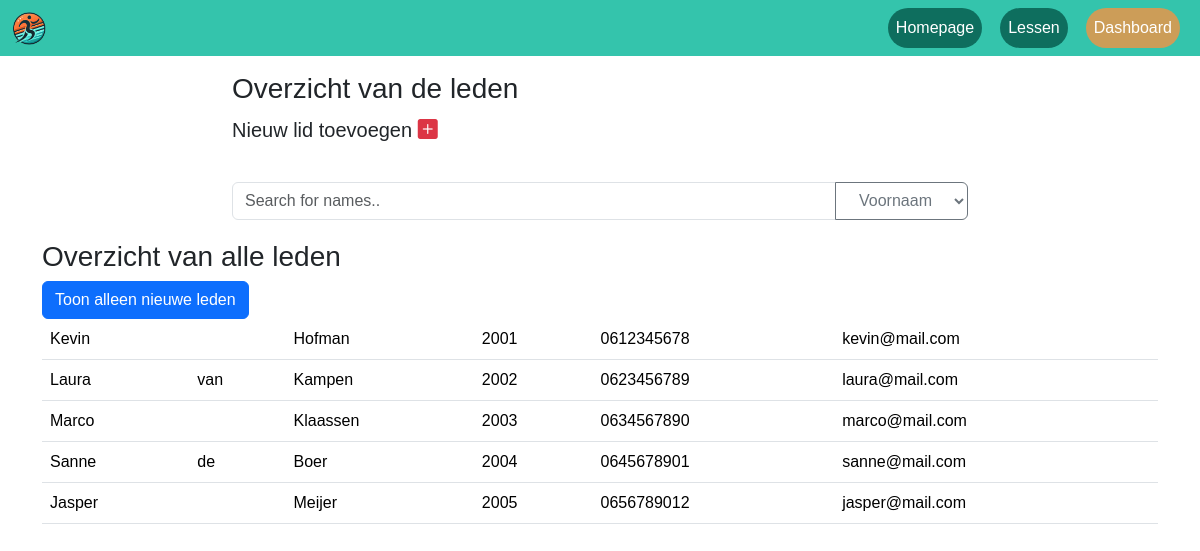
Page /leden/Leden.php on the committed database.
### tables this page shows
CREATE TABLE Lid (
    Id                 INT             NOT NULL AUTO_INCREMENT,
    Voornaam           VARCHAR(50)     NOT NULL,
    Tussenvoegsel      VARCHAR(10)     DEFAULT NULL,
    Achternaam         VARCHAR(50)     NOT NULL,
    Relatienummer      MEDIUMINT       NOT NULL,
    Mobiel             VARCHAR(20)     NOT NULL,
    Email              VARCHAR(100)    NOT NULL,
    DatumInschrijving  TIMESTAMP       DEFAULT CURRENT_TIMESTAMP,
    IsActief           BIT             NOT NULL DEFAULT 1,
    Opmerking          VARCHAR(250)    DEFAULT NULL,
    DatumAangemaakt    DATETIME(6)     NOT NULL,
    DatumGewijzigd     DATETIME(6)     NOT NULL,
    CONSTRAINT PK_Lid_Id PRIMARY KEY (Id)
);

### leden/Leden.php (the view, shortened to what this page needs)
<?php
    include('../DB/config.php');
    $dsn = "mysql:host=$dbHost;
            dbname=$dbName;
            charset=UTF8";
    $pdo = new PDO($dsn, $dbUser, $dbPass);
    $filter = isset($_GET['filter']) && $_GET['filter'] == 'new';
    $sql = "SELECT  LID.Id
                   ,LID.Voornaam
                   ,LID.Tussenvoegsel
                   ,LID.Achternaam
                   ,LID.Relatienummer
                   ,LID.Mobiel
                   ,LID.Email
            FROM Lid AS LID";
    $statement = $pdo->prepare($sql);
    $statement->execute();
    $result = $statement->fetchAll(PDO::FETCH_OBJ);
?>
<!DOCTYPE html>
<html lang="en">
<head>
    <link href="https://cdn.jsdelivr.net/npm/bootstrap@5.3.3/dist/css/bootstrap.min.css" rel="stylesheet"
>
    <link rel="stylesheet" href="../style.css">
    <link rel="stylesheet" href="https://cdn.jsdelivr.net/npm/bootstrap-icons@1.11.3/font/bootstrap-icons.min.css">
</head>
<body>
    <nav class="navbar navbar-expand-lg navbar-custom sticky">
        <div class="container-fluid">
            <ul>
                <li>
                    <img src="../Image/Logo.png" alt="logo" class="logo">
                </li>
            </ul>
            <ul class="navbar-nav">
                <li class="nav-item">
                    <a class="nav-link" href="../index.html">Homepage</a>
                </li>
                <li class="nav-item">
                    <a class="nav-link" href="../gebruikerslessen/lessen.php">Lessen</a>
                </li>
                <li class="nav-item">
                    <a class="nav-link active" href="../dashboard/dashboard.html">Dashboard</a>
                </li>
            </ul>
        </div>
    </nav>
    <div class="container">
        <div class="row mb-1 ">
            <div class="col-2"></div>
            <div class="col-8 title"><h3>Overzicht van de leden</h3></div>
            <div class="col-2"></div>
        </div>
    </div>
    <div class="container">
        <div class="row mb-3">
            <div class="col-2"></div>
            <div class="col-8">
              <h5>Nieuw lid toevoegen
                  <a href="create.php">
                    <i class="bi bi-plus-square-fill text-danger"></i>
                  </a>
              </h5>
            </div>
            <div class="col-2"></div>
        </div>
    </div>
    <div class="container">
        <div class="row mb-1 ">
            <div class="col-2"></div>
            <div class="col-8 title">
                <div class="input-group mb-3">
                    <input type="text" id="myInput" onkeyup="myFunction()" placeholder="Search for names.." class="form-control">
                    <select id="myInputType" class="btn btn-outline-secondary dropdown-toggle       ">
                        <option value="0" selected>Voornaam</option>
                    </select>
                </div>
            </div>
            <div class="col-2"></div>
        </div>
    </div>
    <div class="container">
    <h3 id="pageTitle"><?= $filter ? 'Nieuwe leden van deze maand' : 'Overzicht van alle leden' ?></h3>
    <button id="toggleFilter" class="btn btn-primary">Toon alleen nieuwe leden</button>
    <table class="table">
        <tbody>
            <?php foreach ($result as $Lid) : ?>
                <tr>
                    <td><?= htmlspecialchars($Lid->Voornaam) ?></td>
                    <td><?= htmlspecialchars($Lid->Tussenvoegsel ?? '', ENT_QUOTES, 'UTF-8') ?></td>
                    <td><?= htmlspecialchars($Lid->Achternaam) ?></td>
                    <td><?= htmlspecialchars($Lid->Relatienummer) ?></td>
                    <td><?= htmlspecialchars($Lid->Mobiel) ?></td>
                    <td><?= htmlspecialchars($Lid->Email) ?></td>
                </tr>
            <?php endforeach ?>
        </tbody>
    </table>
</div>
</body>
</html>

### style.css (style rules this page uses)
html, body { margin: 0; padding: 0; font-family: 'Verdana', sans-serif; }
.navbar-custom { background-color: #34C4AC; }
.nav-link { color: white !important; padding: 8px 16px; border-radius: 50px; background: rgba(2, 82, 69, 0.75); margin-right: 0.5rem }
.nav-link.active { background: rgba(255, 144, 60, 0.75); color: white !important; }
.sticky { position: sticky; top: 0; z-index: 1020; }
.logo { height: 35px; }
ul { list-style-type: none; margin: 0; padding: 0; }
.navbar-custom .container-fluid { display: flex; justify-content: space-between; align-items: center; flex-wrap: nowrap; }
.navbar-nav { display: flex; flex-direction: row; gap: 10px; flex-wrap: nowrap; }
.title { margin-top: 1em; }

### rows in the picture
lid: Voornaam "Kevin", Achternaam "Hofman", Relatienummer "2001", Mobiel "0612345678", Email "kevin@mail.com"
lid: Voornaam "Laura", Tussenvoegsel "van", Achternaam "Kampen", Relatienummer "2002", Mobiel "0623456789", Email "laura@mail.com"
lid: Voornaam "Marco", Achternaam "Klaassen", Relatienummer "2003", Mobiel "0634567890", Email "marco@mail.com"
lid: Voornaam "Sanne", Tussenvoegsel "de", Achternaam "Boer", Relatienummer "2004", Mobiel "0645678901", Email "sanne@mail.com"
lid: Voornaam "Jasper", Achternaam "Meijer", Relatienummer "2005", Mobiel "0656789012", Email "jasper@mail.com"
